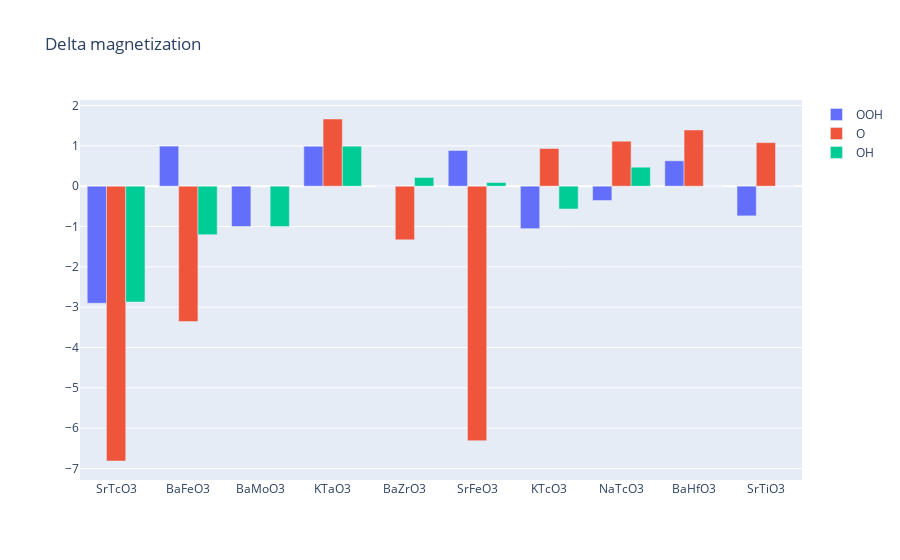

Write notebook code for a chart like this one.
### Code cell
# 막대 그래프 그리기
trace1 = go.Bar(x = df['formula'], y = df['OOH_dmag'], name = 'OOH')
trace2 = go.Bar(x = df['formula'], y = df['O_dmag'], name = 'O')
trace3 = go.Bar(x = df['formula'], y = df['OH_dmag'], name = 'OH')


data = [trace1, trace2, trace3]
layout = go.Layout(title = 'Delta magnetization')
fig = go.Figure(data = data, layout = layout)
pyo.iplot(fig)

### Figure 1 — Plotly figure (JSON) as saved in the notebook; plotly's stock layout.template omitted (floating-point values rounded to 4 significant figures)
{"data": [{"name": "OOH", "type": "bar", "x": ["SrTcO3", "BaFeO3", "BaMoO3", "KTaO3", "BaZrO3", "SrFeO3", "KTcO3", "NaTcO3", "BaHfO3", "SrTiO3"], "y": [-2.902, 0.993, -1, 0.989, -0.002, 0.884, -1.053, -0.355, 0.629, -0.736]}, {"name": "O", "type": "bar", "x": ["SrTcO3", "BaFeO3", "BaMoO3", "KTaO3", "BaZrO3", "SrFeO3", "KTcO3", "NaTcO3", "BaHfO3", "SrTiO3"], "y": [-6.812, -3.356, "NaN", 1.665, -1.331, -6.308, 0.934, 1.116, 1.393, 1.079]}, {"name": "OH", "type": "bar", "x": ["SrTcO3", "BaFeO3", "BaMoO3", "KTaO3", "BaZrO3", "SrFeO3", "KTcO3", "NaTcO3", "BaHfO3", "SrTiO3"], "y": [-2.871, -1.202, -1, 0.991, 0.216, 0.09, -0.566, 0.47, 0.002, 0.001]}], "layout": {"title": {"text": "Delta magnetization"}}}
